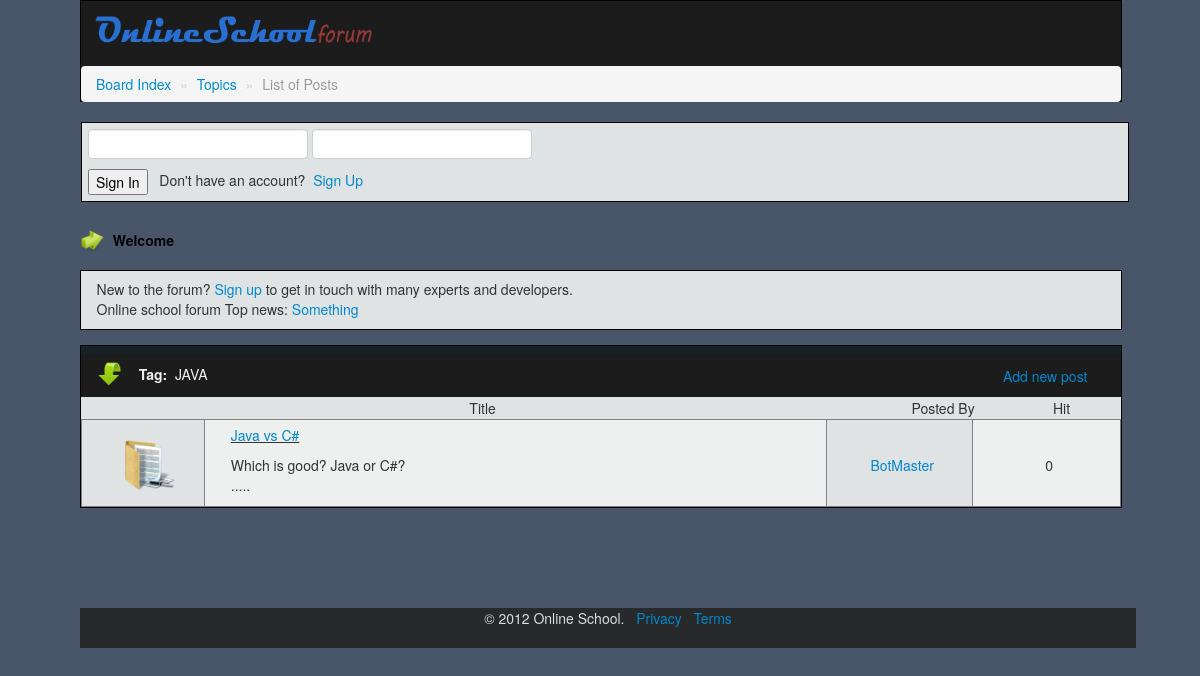
Screenshot of /ste_includes/forum/view_post_list.php?sid=1.3&id=1 with the database file from the repository.
### tables this page shows
CREATE TABLE IF NOT EXISTS `subcategory` (
  `Category_id` int(11) NOT NULL,
  `Subcategory_id` varchar(255) NOT NULL,
  `Subcategory_name` text NOT NULL,
  `meta` text NOT NULL,
  PRIMARY KEY (`Subcategory_id`)
);

CREATE TABLE IF NOT EXISTS `forum_topic` (
  `user_id` int(11) NOT NULL,
  `Subcategory_id` varchar(11) NOT NULL,
  `post_id` int(11) NOT NULL AUTO_INCREMENT,
  `post_title` varchar(255) NOT NULL,
  `post` text NOT NULL,
  `views` int(11) NOT NULL,
  `time` datetime NOT NULL,
  PRIMARY KEY (`post_id`)
);

CREATE TABLE IF NOT EXISTS `user` (
  `user_id` int(11) NOT NULL AUTO_INCREMENT,
  `first_name` varchar(255) NOT NULL,
  `last_name` varchar(255) NOT NULL,
  `user_name` varchar(255) NOT NULL,
  `date_of_birth` varchar(255) NOT NULL,
  `e_mail` varchar(255) NOT NULL,
  `country` varchar(255) NOT NULL,
  `password` varchar(255) NOT NULL,
  `log_in_time` datetime NOT NULL,
  PRIMARY KEY (`user_id`)
);

### ste_includes/forum/view_post_list.php (the view, shortened to what this page needs)
<?php
$bar = "<form action='../login/index.php' name='myForm' id='myForm' method='POST'>
			<input name='username' type='text' id='username' size='15' maxlength='15'/>
			<input name='password' type='password' id='password' size='15' maxlength='15'/>
			<br/>
			<input name='submit' type='submit' value='Sign In'/>
			&nbsp;&nbsp;Don't have an account? &nbsp;<a href='#'>Sign Up</a>
			</form>";
$welbar = "New to the forum? <a href='#'>Sign up</a> to get in touch with many experts and developers.";
?>
<?php
$id = $_GET['id'];
$sid = $_GET['sid'];
$list = "";
$Subcategory_name="";
$SQL = mysql_query("SELECT * FROM `forum_topic` WHERE `Subcategory_id`='$sid'");
while($row = mysql_fetch_array($SQL)) {
$post_id = $row['post_id'];
$post_title = $row['post_title'];
$post = $row['post'];
$user_id = $row['user_id'];
$secondSQL = mysql_query("SELECT * FROM `forum_topic` WHERE `Subcategory_id`='$sid'&&`post_id`=$post_id");
while($row = mysql_fetch_array($secondSQL)){
$view = $row['views'];
}
$thirdSQL = mysql_query("SELECT * FROM `user` WHERE `user_id`='$user_id'");
while($row = mysql_fetch_array($thirdSQL)){
$user_name = $row['user_name'];
}
$fourthSQL = mysql_query("SELECT * FROM `subcategory` WHERE `Subcategory_id`='$sid' LIMIT 1");
while($row = mysql_fetch_array($fourthSQL)){
	$Subcategory_name = $row['Subcategory_name'];
}
$sub_str = substr($post, 0, 80);
$list .= "<tr>
	    <td width='81' height='54' class='window0' align='center'><img class='windowIcon' src='../ste_content/img/post.png'alt='ico'></td>
	    <td width='443' class='window'>
			<p class='post_title'><a href='view_post_details.php?pid=$post_id&id=$id'>$post_title</a></p>
			<p class='post'>$sub_str.....</p>
		</td>
	    <td width='98' class='window0' align='center'><a href='#'>$user_name</a></td>
	    <td width='99' class='window' align='center'>$view</td>
      </tr>";
}
?>
<!DOCTYPE html>
<html lang="en">
<head>
    <link href="../ste_content/css/new.css" rel="stylesheet">
    <link href="../ste_content/css/new-responsive.css" rel="stylesheet">
	<link href="../ste_content/css/index.css" rel="stylesheet">
	<link href="../ste_content/css/new.css" rel="stylesheet" />
	<link href="../ste_content/css/new-responsive.css" rel="stylesheet" />
	<link href="../ste_content/css/forum_topic.css" rel="stylesheet">
</head>
<body>
	<div class="header">
		&nbsp;<a href="http://localhost/OnlineSchool/ste_includes/forum/"><img class="header_image" src="../ste_content/img/forum_icon.jpg"></a>
		<div class="container-fluid">
		<div class="row-fluid">
		<nav class="span12">
			<ul class="breadcrumb">
  				<li><a href="http://localhost/OnlineSchool/ste_includes/forum/" title="Forum home"> Board Index </a>
				<span class="divider">&#187;</span></li>
				<li><a href="http://localhost/OnlineSchool/ste_includes/forum/topic.php?id=<?php echo $id; ?>" title="Topics"> Topics </a>
				<span class="divider">&#187;</span></li>
  				<li class="active"> List of Posts </li>
			</ul>
		</nav>
		</div>
		</div>
		<div class="SubHeader2">
			<?php
			echo $bar;
			?>
		</div>
	</div>
	<div class="body">
	<div class="title">
	<img src="../ste_content/img/djja.png" width="25" height="25"/>
	&nbsp;<span class="Welcometext"><b>Welcome</b></span>
	</div>
		<div class="Inside">
			<?php echo $welbar; ?>
		<div class="">
		&nbsp;&nbsp;&nbsp;
		Online school forum Top news: <a href="#">Something</a>
		</div>
		</div>
	<div class="table2">
	<table width="100%" border="0">
	  <tr>
	    <td width="700" height="41" class="tablehead">
		  <img class="headerIcon" src="../ste_content/img/arrow_64.png"alt="ico">
		  &nbsp;&nbsp;<span class="headerText"><b>Tag:</b>&nbsp;&nbsp;<?php echo $Subcategory_name; ?></span>
		</td>
		<td width="101" height="40" class="tablehead">&nbsp;</td>
		<td width="102" height="40" class="tablehead"><a href='new_post.php?id=<?php echo $id; ?>'>Add new post</a></td>
      </tr>
	  <tr>
	    <td width="532" class="tablehead2" align="center">Title</td>
	    <td width="101" class="tablehead2" align="center">Posted By</td>
	    <td width="102" class="tablehead2" align="center">Hit</td>
      </tr>
	  </table>
	  <table width="100%" border="1">
	  <?php
	  echo $list;
	  ?>
	  </table>
	</div>
	<br/><br/><br/><br/><br/>
	</div>
		<div class="footer" align="center">
	 <fieldset>
      <footer align="center" style="background-color:#27292a; height:40px;">
       <p> <span class="footer_text">&copy; 2012 Online School.</span> &middot; <a href="#">Privacy</a> &middot; <a href="#">Terms</a></p>
      </footer>
	  </fieldset>
	</div>
</body>
</html>

### ste_includes/ste_content/css/new-responsive.css (style rules this page uses)
@media (min-width: 1200px) { [class*="span"] { float: left; min-height: 1px; margin-left: 30px; } }
@media (min-width: 1200px) { .span12 { width: 1170px; } }
@media (min-width: 1200px) { .row-fluid { width: 100%; *zoom: 1; } }
@media (min-width: 1200px) { .row-fluid:before, .row-fluid:after { display: table; line-height: 0; content: ""; } }
@media (min-width: 1200px) { .row-fluid:after { clear: both; } }
@media (min-width: 1200px) { .row-fluid [class*="span"] { display: block; float: left; width: 100%; min-height: 30px; margin-left: 2.564102564102564%; *margin-left: 2.5109110747408616%; -webkit-box-sizing: border-box; -moz-box-sizing: border-box; box-sizing: border-box; } }
@media (min-width: 1200px) { .row-fluid [class*="span"]:first-child { margin-left: 0; } }
@media (min-width: 1200px) { .row-fluid .span12 { width: 100%; *width: 99.94680851063829%; } }
@media (min-width: 1200px) { input, textarea, .uneditable-input { margin-left: 0; } }

### ste_includes/ste_content/css/index.css (style rules this page uses)
body { margin:5px 10px 5px 10px; background-color: WHITE; background-image:url('../img/background.png'); }
.footer .footer_text { color:#d7dee3; }

### ste_includes/ste_content/css/forum_topic.css (style rules this page uses)
body { background-color: #49566A; margin: 0 auto; padding-left: 80px; padding-right: 80px; }
.title { margin-top: 20px; }
.Welcometext { color: BLACK; }
.header { background-color: #1C1C1C; border: 1px solid BLACK; width:100%; min-width: 1020px; height: 100px; }
.SubHeader2 { background-color: #dfe3e4; border: 1px solid BLACK; width:100%; min-width: 1020px; height:72px; padding-top: 6px; padding-left: 6px; margin-top: 15px; }
.container-fluid { width:100%; min-width: 1020px; margin-top: 5px; margin-left: -20px; margin-bottom: -15px; }
.row-fluid { height:30px; }
.Inside { background-color: #dfe3e4; border: 1px solid BLACK; width:100%; min-width: 1020px; height:50px; padding-top: 8px; margin-top: 15px; }
.body { padding-top: 8px; margin-top: 100px; }
.table2 { background-color: #162226; border: 1px solid BLACK; width:100%; min-width: 1020px; padding-top: 8px; margin-top: 15px; }
.tablehead { background-color: #1C1C1C; }
.tablehead2 { background-color: #dfe3e4; }
.window0 { background-color: #dfe3e4; padding-top: 5px; padding-left: 6px; }
.window { background-color: #eeefef; padding-top: 5px; padding-left: 6px; }
.windowIcon { width: 50px; height: 50px; margin: 5px 5px 5px 15px; }
.headerText { color: #eeefef; }
.headerIcon { width: 25px; height: 25px; margin: 0px 5px 5px 15px; }
.header_image { width: 300px; height: 60px; }
.footer { position:absolute; width:88%; min-width: 1020px; }
.post_title { padding-left:20px; text-decoration:underline; }
.post { padding-left:20px; }

### rows the page displays
subcategory: Subcategory_name "JAVA"
forum_topic: post_title "Java vs C#", post "Which is good? Java or C#?", user.user_name "BotMaster", views "0"
